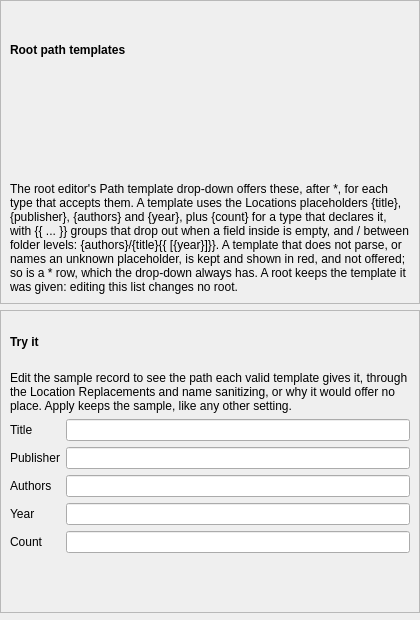
<?xml version="1.0" encoding="UTF-8"?>
<ui version="4.0">
 <class>RootLayoutTemplatesPage</class>
 <widget class="QWidget" name="RootLayoutTemplatesPage">
  <property name="geometry">
   <rect>
    <x>0</x>
    <y>0</y>
    <width>420</width>
    <height>620</height>
   </rect>
  </property>
  <layout class="QVBoxLayout" name="main_layout">
   <property name="leftMargin">
    <number>0</number>
   </property>
   <property name="topMargin">
    <number>0</number>
   </property>
   <property name="rightMargin">
    <number>0</number>
   </property>
   <property name="bottomMargin">
    <number>0</number>
   </property>
   <item>
    <widget class="QFrame" name="templates_frame">
     <property name="frameShape">
      <enum>QFrame::Shape::StyledPanel</enum>
     </property>
     <property name="frameShadow">
      <enum>QFrame::Shadow::Raised</enum>
     </property>
     <layout class="QVBoxLayout" name="templates_frame_layout">
      <item>
       <widget class="QLabel" name="templates_frame_label">
        <property name="font">
         <font>
          <bold>true</bold>
         </font>
        </property>
        <property name="text">
         <string>Root path templates</string>
        </property>
       </widget>
      </item>
      <item>
       <widget class="LocationTemplatePatternsEditor" name="templates_editor">
        <property name="toolTip">
         <string>Each row is a path template: the Locations grammar, with / between folder levels. Double-click a cell to edit it.</string>
        </property>
       </widget>
      </item>
      <item>
       <widget class="WrappingLabel" name="templates_note_label">
        <property name="text">
         <string>The root editor's Path template drop-down offers these, after *, for each type that accepts them. A template uses the Locations placeholders {title}, {publisher}, {authors} and {year}, plus {count} for a type that declares it, with {{ ... }} groups that drop out when a field inside is empty, and / between folder levels: {authors}/{title}{{ [{year}]}}. A template that does not parse, or names an unknown placeholder, is kept and shown in red, and not offered; so is a * row, which the drop-down always has. A root keeps the template it was given: editing this list changes no root.</string>
        </property>
        <property name="wordWrap">
         <bool>true</bool>
        </property>
       </widget>
      </item>
     </layout>
    </widget>
   </item>
   <item>
    <widget class="QFrame" name="try_it_frame">
     <property name="frameShape">
      <enum>QFrame::Shape::StyledPanel</enum>
     </property>
     <property name="frameShadow">
      <enum>QFrame::Shadow::Raised</enum>
     </property>
     <layout class="QVBoxLayout" name="try_it_frame_layout">
      <item>
       <widget class="QLabel" name="try_it_frame_label">
        <property name="font">
         <font>
          <bold>true</bold>
         </font>
        </property>
        <property name="text">
         <string>Try it</string>
        </property>
       </widget>
      </item>
      <item>
       <widget class="WrappingLabel" name="try_it_note_label">
        <property name="text">
         <string>Edit the sample record to see the path each valid template gives it, through the Location Replacements and name sanitizing, or why it would offer no place. Apply keeps the sample, like any other setting.</string>
        </property>
        <property name="wordWrap">
         <bool>true</bool>
        </property>
       </widget>
      </item>
      <item>
       <layout class="QFormLayout" name="sample_fields_layout">
        <item row="0" column="0">
         <widget class="QLabel" name="sample_title_label">
          <property name="text">
           <string>Title</string>
          </property>
         </widget>
        </item>
        <item row="0" column="1">
         <widget class="QLineEdit" name="sample_title_edit"/>
        </item>
        <item row="1" column="0">
         <widget class="QLabel" name="sample_publisher_label">
          <property name="text">
           <string>Publisher</string>
          </property>
         </widget>
        </item>
        <item row="1" column="1">
         <widget class="QLineEdit" name="sample_publisher_edit"/>
        </item>
        <item row="2" column="0">
         <widget class="QLabel" name="sample_authors_label">
          <property name="text">
           <string>Authors</string>
          </property>
         </widget>
        </item>
        <item row="2" column="1">
         <widget class="QLineEdit" name="sample_authors_edit"/>
        </item>
        <item row="3" column="0">
         <widget class="QLabel" name="sample_year_label">
          <property name="text">
           <string>Year</string>
          </property>
         </widget>
        </item>
        <item row="3" column="1">
         <widget class="QLineEdit" name="sample_year_edit"/>
        </item>
        <item row="4" column="0">
         <widget class="QLabel" name="sample_count_label">
          <property name="text">
           <string>Count</string>
          </property>
         </widget>
        </item>
        <item row="4" column="1">
         <widget class="QLineEdit" name="sample_count_edit"/>
        </item>
       </layout>
      </item>
      <item>
       <widget class="WrappingLabel" name="try_it_result_label">
        <property name="wordWrap">
         <bool>true</bool>
        </property>
       </widget>
      </item>
     </layout>
    </widget>
   </item>
   <item>
    <spacer name="bottom_spacer">
     <property name="orientation">
      <enum>Qt::Orientation::Vertical</enum>
     </property>
    </spacer>
   </item>
  </layout>
 </widget>
 <customwidgets>
  <customwidget>
   <class>LocationTemplatePatternsEditor</class>
   <extends>QWidget</extends>
   <header>rehuco_agent.settings.ui.location_template_patterns_editor</header>
  </customwidget>
  <customwidget>
   <class>WrappingLabel</class>
   <extends>QLabel</extends>
   <header>borco_pyside.widgets</header>
  </customwidget>
 </customwidgets>
 <resources/>
 <connections/>
</ui>
